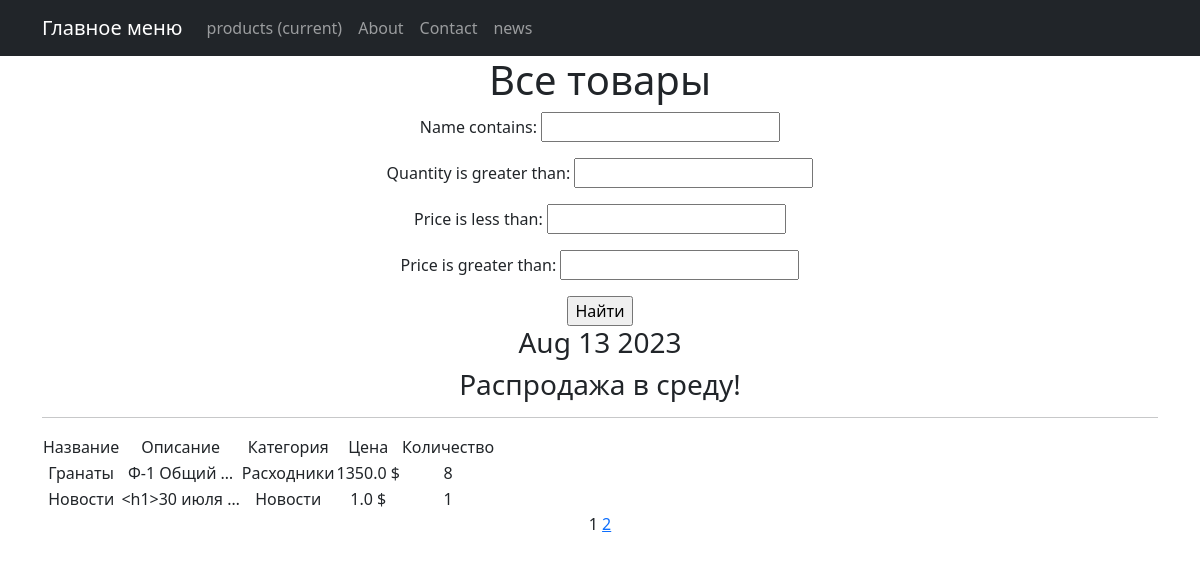
Before: /products/ with the older database file.
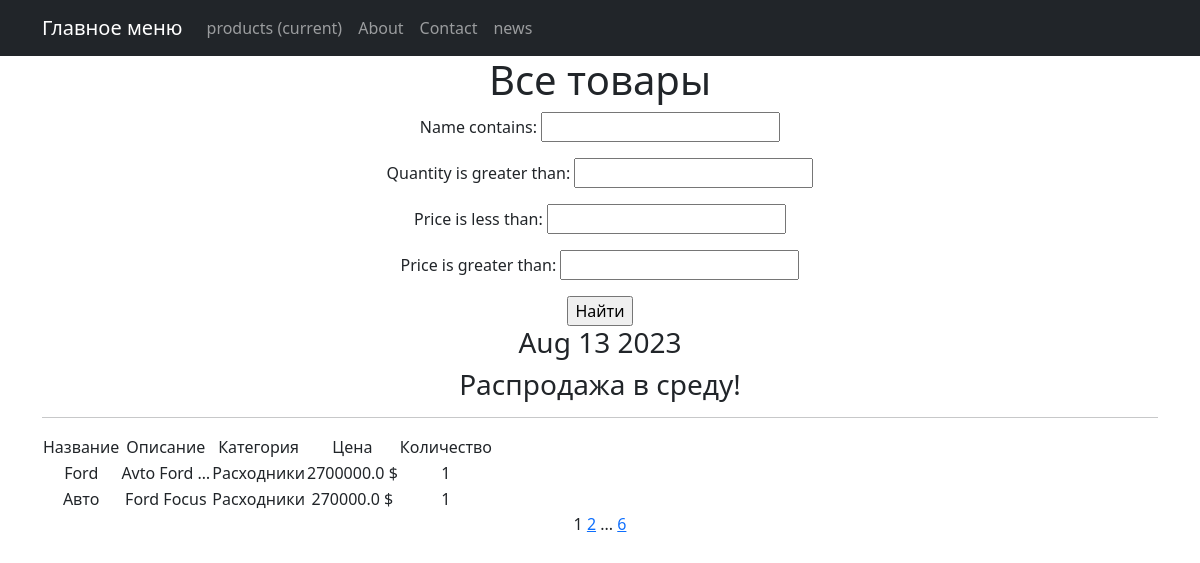
After: the same page with the newer database file.
### simpleapp/models.py (models this page shows, shortened)
class Product(models.Model):
    name = models.CharField(
        max_length=50,
        unique=True, # названия товаров не должны повторяться
    )
    description = models.TextField()
    quantity = models.IntegerField(
        validators=[MinValueValidator(0)],
    )
    category = models.ForeignKey(
        to='Category',
        on_delete=models.CASCADE,
        related_name='products', # все продукты в категории будут доступны через поле products
    )
    price = models.FloatField(
        validators=[MinValueValidator(0.0)],
    )

class Category(models.Model):
    name = models.CharField(max_length=100, unique=True)

### simpleapp/views.py (the view)
# urls.py: path('', ProductsList.as_view(), name="product_list"),
class ProductsList(ListView):
    model = Product
    ordering = 'name'
    template_name = 'products.html'
    context_object_name = 'products'
    paginate_by = 2  # вот так мы можем указать количество записей на странице
    def get_queryset(self):
        queryset = super().get_queryset()
        self.filterset = ProductFilter(self.request.GET, queryset)
        return self.filterset.qs
    def get_context_data(self, **kwargs):
        context = super().get_context_data(**kwargs)
        context['time_now'] = datetime.utcnow()
        context['next_sale'] = "Распродажа в среду!"
        context['filterset'] = self.filterset
        return context

### simpleapp/templatetags/custom_filters.py (called while the page is built)
@register.filter()
def currency(value, code='rub'):
   postfix = CURRENCIES_SYMBOLS[code]
   return f'{value} {postfix}'

### simpleapp/templatetags/custom_tags.py (called while the page is built)
@register.simple_tag()
def current_time(format_string='%b %d %Y'):
   return datetime.utcnow().strftime(format_string)

@register.simple_tag(takes_context=True)
def url_replace(context, **kwargs):
   d = context['request'].GET.copy()
   for k, v in kwargs.items():
       d[k] = v
   return d.urlencode()

### templates/products.html (shortened to what this page needs)
{% extends 'flatpages/default.html' %}
{% load custom_filters %}
{% load custom_tags %}
{% block content %}
<h1>Все товары</h1>
<form action="" method="get">
    {{ filterset.form.as_p }}
    <input type="submit" value="Найти" />
</form>
<h3>{% current_time '%b %d %Y' %}</h3>
<h3> {{ next_sale|default_if_none:"Чуть позже сообщим о распродаже!" }} </h3>
<hr>
{% if products %}
<table>
    <tr>
        <td>Название</td>
        <td>Описание</td>
        <td>Категория</td>
        <td>Цена</td>
        <td>Количество</td>
    </tr>
    {% for product in products %}
    <tr>
        <td>{{ product.name }}</td>
        <td>{{ product.description |truncatewords:2 }}</td>
        <td>{{ product.category.name }}</td>
        <td>{{ product.price|currency:"usd" }}</td>
        <td>{{ product.quantity }}</td>
    </tr>
    {% endfor %}
</table>
{% else %}
<h2>Товаров нет!</h2>
{% endif %}
{{ page_obj.number }}
{% if page_obj.has_next %}
<a href="?{% url_replace page=page_obj.next_page_number %}">{{ page_obj.next_page_number }}</a>
{% if paginator.num_pages != page_obj.next_page_number %}
...
<a href="?{% url_replace page=page_obj.paginator.num_pages %}">{{ page_obj.paginator.num_pages }}</a>
{% endif %}
{% endif %}
{% endblock content %}

Changed rows visible on the page:
no longer on this page (row unchanged): Product: name "Гранаты", description "Ф-1 Общий …", category.name "Расходники", price "1350.0 $", quantity "8"
no longer on this page (row unchanged): Product: name "Новости", description "<h1>30 июля …", category.name "Новости", price "1.0 $", quantity "1"
added Product: name "Ford", description "Avto Ford …", category.name "Расходники", price "2700000.0 $", quantity "1"
added Product: name "Авто", description "Ford Focus", category.name "Расходники", price "270000.0 $", quantity "1"
Other visible differences:
{{ page_obj.paginator.num_pages }}: (not shown) → "6"
